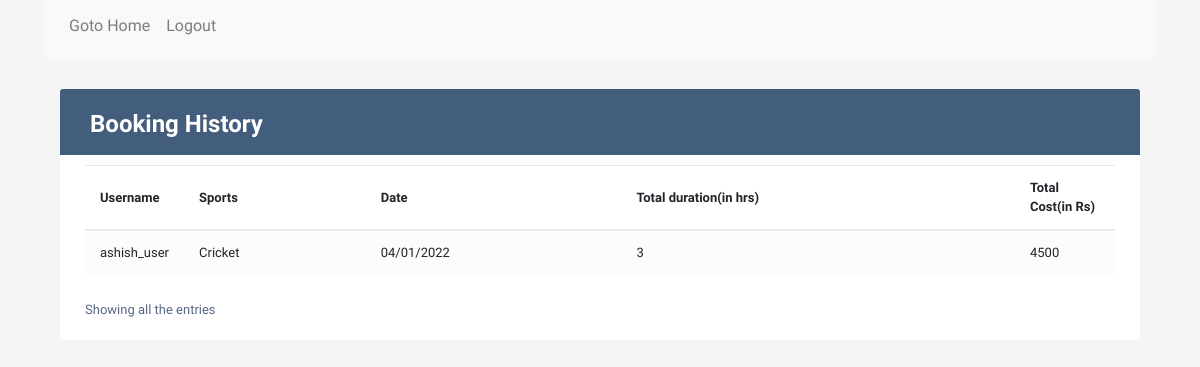
The app's page /bookinghistory with its own data.
### tables this page shows
CREATE TABLE booking (id INTEGER PRIMARY KEY AUTOINCREMENT, sportsId INTEGER, date DATETIME, duration INTEGER, "total cost" DECIMAL (7, 2), "customer username" TEXT, code TEXT, FOREIGN KEY (sportsId) REFERENCES sports (id));

CREATE TABLE sports(
    id INTEGER PRIMARY KEY,
    name TEXT UNIQUE,
    cost INTEGER,
    status TEXT,
    remarks TEXT
);

### app.py (the view)
@app.route('/bookinghistory')
def bookinghistory():
    conn = get_db_connection()
    filtered = conn.execute('SELECT b."customer username",s.name,b.date,b.duration,b."total cost" FROM booking b,sports s where b.sportsid=s.id order by b.date desc').fetchall()
    conn.close()
    return render_template('bookinghistory.html',data=filtered)

### app.py (called while the page is built)
def get_db_connection():
    conn = sqlite3.connect(os.path.join(BASE_DIR, 'database.db'))
    conn.row_factory = sqlite3.Row
    return conn

### templates/bookinghistory.html (shortened to what this page needs)
{% extends 'base.html' %}
{%block content%}
<!DOCTYPE html>
<html lang="en">
<head>
<link rel="stylesheet" href="https://stackpath.bootstrapcdn.com/bootstrap/4.5.0/css/bootstrap.min.css">
<link rel="stylesheet" href="https://maxcdn.bootstrapcdn.com/font-awesome/4.7.0/css/font-awesome.min.css">
</head>
<nav class="navbar navbar-expand-md navbar-light bg-light">
	<div class="collapse navbar-collapse" id="navbarNav">
		<ul class="navbar-nav">
			<div class="collapse navbar-collapse" id="navbarNav">
				<ul class="navbar-nav">
				<li class="nav-item">
					<a class="nav-link" href="{{url_for('adminhomepage')}}"><h6>Goto Home</h6></a>
				</li>
				<li class="nav-item">
					<a class="nav-link" href="{{url_for('logout')}}"><h6>Logout</h6></a>
				</li>
				</ul>
			</div>
		</ul>
	</div>
</nav>
<body>
<div class="container-xl">
	<div class="table-responsive">
		<div class="table-wrapper">
			<div class="table-title">
				<div class="row ">
					<div class="col-sm-6">
						<h2><b>Booking History</b></h2>
					</div>
				</div>
			</div>
			<table class="table table-striped table-hover">
				<thead>
					<tr>
						<th>Username</th>
						<th>Sports</th>
						<th>Date</th>
                        <th>Total duration(in hrs)</th>
						<th>Total Cost(in Rs)</th>
					</tr>
				</thead>
				<tbody>
					{% for row in data %}
					<tr>
						<td>{{row[0]}}</td>
						<td>{{row[1]}}</td>
						<td>{{row[2]}}</td>
						<td>{{row[3]}}</td>
						<td>{{row[4]}}</td>
					</tr>
					{% endfor %}
				</tbody>
			</table>
			<div class="clearfix">
				<div class="hint-text">Showing all the entries</div>
			</div>
		</div>
	</div>
</div>
</body>
</html>
{% endblock %}

### templates/bookinghistory.html (style rules this page uses)
body { color: #566787; background: #f5f5f5; font-family: 'Varela Round', sans-serif; font-size: 13px; }
.table-responsive { margin: 30px 0; }
.table-wrapper { background: #fff; padding: 20px 25px; border-radius: 3px; min-width: 1000px; box-shadow: 0 1px 1px rgba(0,0,0,.05); }
.table-title { padding-bottom: 15px; background: #435d7d; color: #fff; padding: 16px 30px; min-width: 100%; margin: -20px -25px 10px; border-radius: 3px 3px 0 0; }
.table-title h2 { margin: 5px 0 0; font-size: 24px; }
table.table tr th, table.table tr td { border-color: #e9e9e9; padding: 12px 15px; vertical-align: middle; }
table.table tr th:first-child { width: 60px; }
table.table tr th:last-child { width: 100px; }
table.table-striped tbody tr:nth-of-type(odd) { background-color: #fcfcfc; }
.hint-text { float: left; margin-top: 10px; font-size: 13px; }

### records on screen
booking: customer username "ashish_user", name "Cricket", date "04/01/2022", duration "3", total cost "4500"
